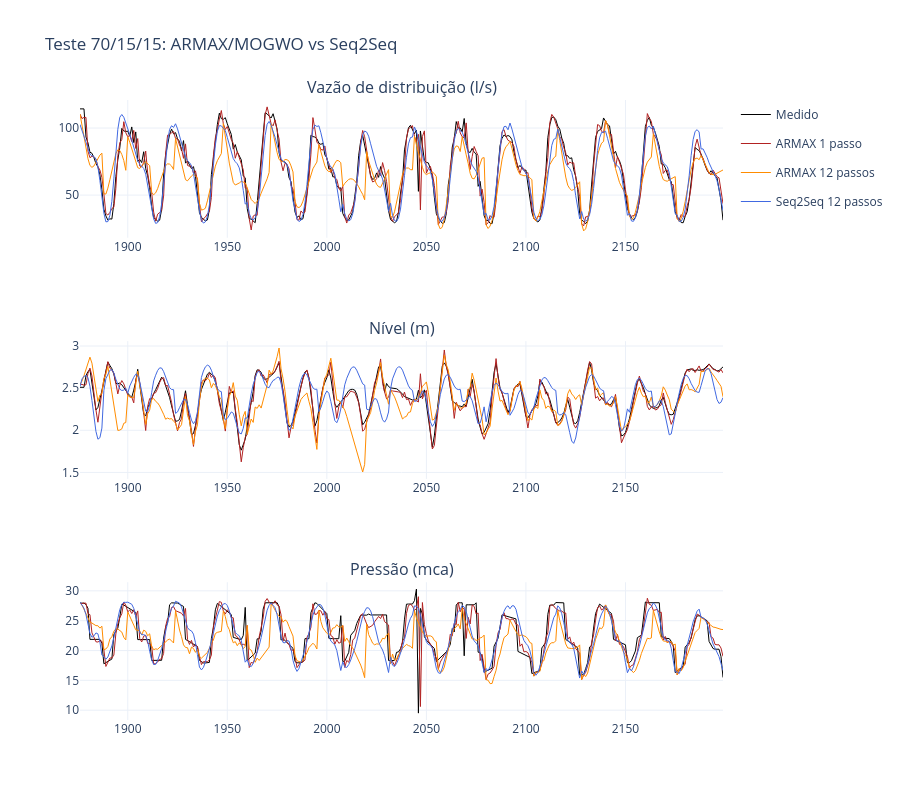

The cell this chart's notebook holds for it:
### Code cell
labels = ["Vazão de distribuição (l/s)", "Nível (m)", "Pressão (mca)"]
seq2seq_70 = seq2seq_forecast(model_70, scaler_70, VAL_END, len(full_raw))
armax_1_70, armax_12_70 = armax_predictions(VAL_END, len(full_raw))
idx = VAL_END + np.arange(len(seq2seq_70))
series = {
    "Medido": (Y[:, idx].T, "black"),
    "ARMAX 1 passo": (armax_1_70, "firebrick"),
    "ARMAX 12 passos": (armax_12_70, "darkorange"),
    "Seq2Seq 12 passos": (seq2seq_70, "royalblue"),
}
fig = make_subplots(rows=3, cols=1, subplot_titles=labels)
for i in range(3):
    for name, (arr, color) in series.items():
        fig.add_trace(
            go.Scatter(
                x=idx,
                y=arr[:, i],
                name=name,
                line=dict(color=color, width=1),
                legendgroup=name,
                showlegend=(i == 0),
            ),
            row=i + 1,
            col=1,
        )
fig.update_layout(
    title_text="Teste 70/15/15: ARMAX/MOGWO vs Seq2Seq",
    height=800,
    template="plotly_white",
    hovermode="x unified",
)
fig.show()
torch.save(
    model_70.model.state_dict(),
    MODELS_DIR / "seq2seq_attention_mimo_70_15_15.pth",
)

### Figure 1 — Plotly figure (JSON) as saved in the notebook; plotly's stock layout.template omitted (floating-point values rounded to 4 significant figures; data arrays with more than 128 entries replaced by an {"elided": "..."} marker saying what was removed)
{"data": [{"legendgroup": "Medido", "line": {"color": "black", "width": 1}, "name": "Medido", "showlegend": true, "type": "scatter", "x": {"elided": "324 int values"}, "xaxis": "x", "y": {"elided": "324 float values"}, "yaxis": "y"}, {"legendgroup": "ARMAX 1 passo", "line": {"color": "firebrick", "width": 1}, "name": "ARMAX 1 passo", "showlegend": true, "type": "scatter", "x": {"elided": "324 int values"}, "xaxis": "x", "y": {"elided": "324 float values"}, "yaxis": "y"}, {"legendgroup": "ARMAX 12 passos", "line": {"color": "darkorange", "width": 1}, "name": "ARMAX 12 passos", "showlegend": true, "type": "scatter", "x": {"elided": "324 int values"}, "xaxis": "x", "y": {"elided": "324 float values"}, "yaxis": "y"}, {"legendgroup": "Seq2Seq 12 passos", "line": {"color": "royalblue", "width": 1}, "name": "Seq2Seq 12 passos", "showlegend": true, "type": "scatter", "x": {"elided": "324 int values"}, "xaxis": "x", "y": {"elided": "324 float values"}, "yaxis": "y"}, {"legendgroup": "Medido", "line": {"color": "black", "width": 1}, "name": "Medido", "showlegend": false, "type": "scatter", "x": {"elided": "324 int values"}, "xaxis": "x2", "y": {"elided": "324 float values"}, "yaxis": "y2"}, {"legendgroup": "ARMAX 1 passo", "line": {"color": "firebrick", "width": 1}, "name": "ARMAX 1 passo", "showlegend": false, "type": "scatter", "x": {"elided": "324 int values"}, "xaxis": "x2", "y": {"elided": "324 float values"}, "yaxis": "y2"}, {"legendgroup": "ARMAX 12 passos", "line": {"color": "darkorange", "width": 1}, "name": "ARMAX 12 passos", "showlegend": false, "type": "scatter", "x": {"elided": "324 int values"}, "xaxis": "x2", "y": {"elided": "324 float values"}, "yaxis": "y2"}, {"legendgroup": "Seq2Seq 12 passos", "line": {"color": "royalblue", "width": 1}, "name": "Seq2Seq 12 passos", "showlegend": false, "type": "scatter", "x": {"elided": "324 int values"}, "xaxis": "x2", "y": {"elided": "324 float values"}, "yaxis": "y2"}, {"legendgroup": "Medido", "line": {"color": "black", "width": 1}, "name": "Medido", "showlegend": false, "type": "scatter", "x": {"elided": "324 int values"}, "xaxis": "x3", "y": {"elided": "324 float values"}, "yaxis": "y3"}, {"legendgroup": "ARMAX 1 passo", "line": {"color": "firebrick", "width": 1}, "name": "ARMAX 1 passo", "showlegend": false, "type": "scatter", "x": {"elided": "324 int values"}, "xaxis": "x3", "y": {"elided": "324 float values"}, "yaxis": "y3"}, {"legendgroup": "ARMAX 12 passos", "line": {"color": "darkorange", "width": 1}, "name": "ARMAX 12 passos", "showlegend": false, "type": "scatter", "x": {"elided": "324 int values"}, "xaxis": "x3", "y": {"elided": "324 float values"}, "yaxis": "y3"}, {"legendgroup": "Seq2Seq 12 passos", "line": {"color": "royalblue", "width": 1}, "name": "Seq2Seq 12 passos", "showlegend": false, "type": "scatter", "x": {"elided": "324 int values"}, "xaxis": "x3", "y": {"elided": "324 float values"}, "yaxis": "y3"}], "layout": {"annotations": [{"font": {"size": 16}, "showarrow": false, "text": "Vazão de distribuição (l/s)", "x": 0.5, "xanchor": "center", "xref": "paper", "y": 1.0, "yanchor": "bottom", "yref": "paper"}, {"font": {"size": 16}, "showarrow": false, "text": "Nível (m)", "x": 0.5, "xanchor": "center", "xref": "paper", "y": 0.6111, "yanchor": "bottom", "yref": "paper"}, {"font": {"size": 16}, "showarrow": false, "text": "Pressão (mca)", "x": 0.5, "xanchor": "center", "xref": "paper", "y": 0.2222, "yanchor": "bottom", "yref": "paper"}], "height": 800, "hovermode": "x unified", "title": {"text": "Teste 70/15/15: ARMAX/MOGWO vs Seq2Seq"}, "xaxis": {"anchor": "y", "domain": [0.0, 1.0]}, "xaxis2": {"anchor": "y2", "domain": [0.0, 1.0]}, "xaxis3": {"anchor": "y3", "domain": [0.0, 1.0]}, "yaxis": {"anchor": "x", "domain": [0.7778, 1.0]}, "yaxis2": {"anchor": "x2", "domain": [0.3889, 0.6111]}, "yaxis3": {"anchor": "x3", "domain": [0.0, 0.2222]}}}
